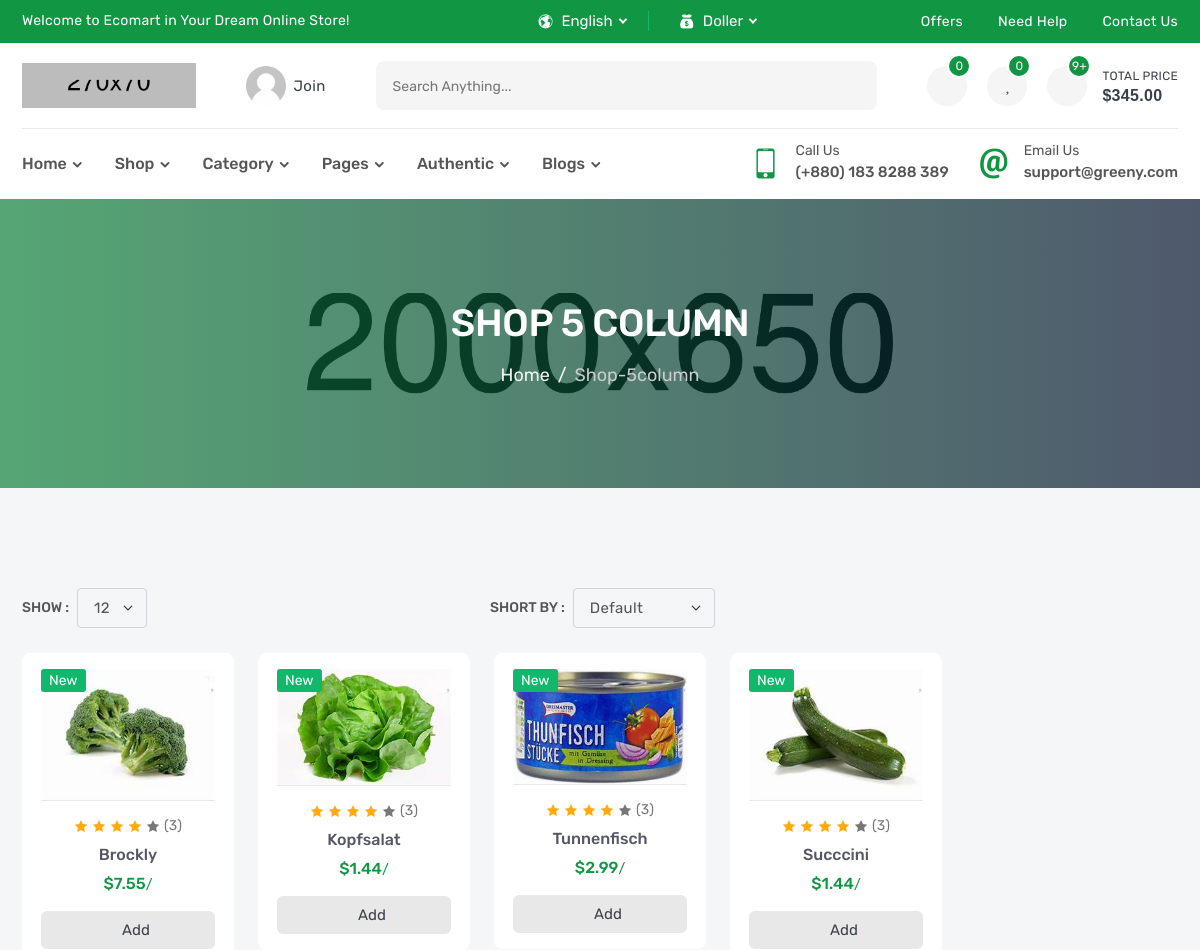
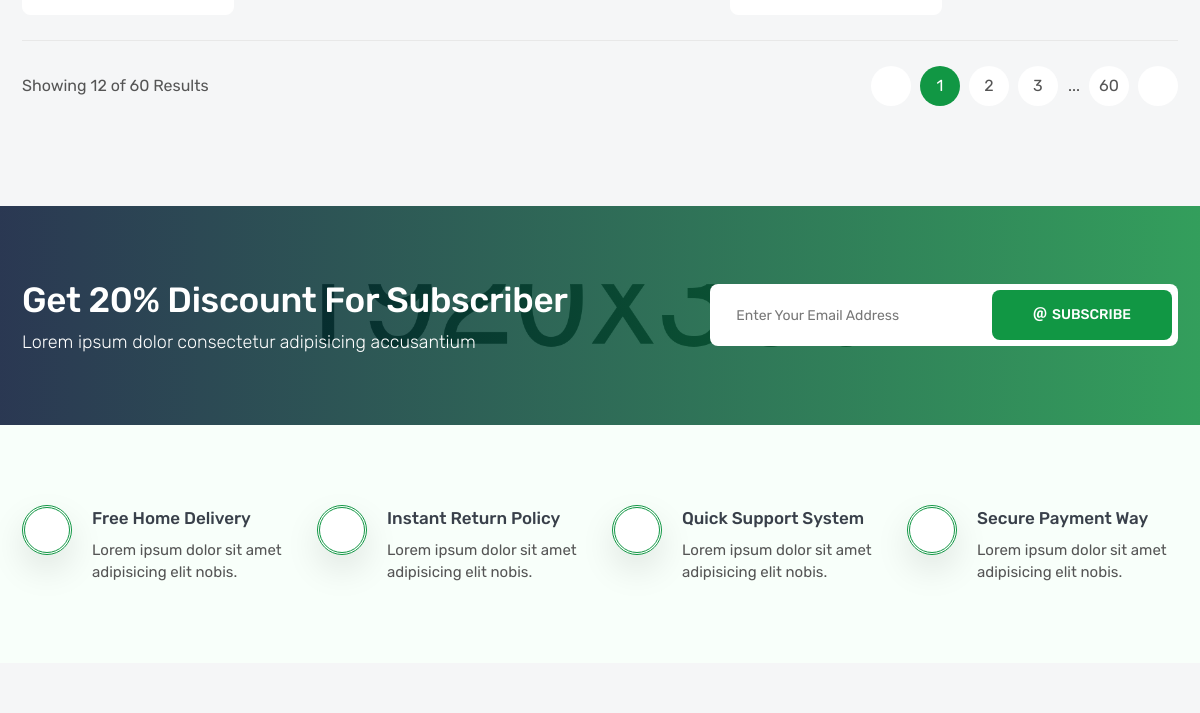
/products/ (upper part), run on an earlier commit of the app's database (2 pictures, top to bottom).
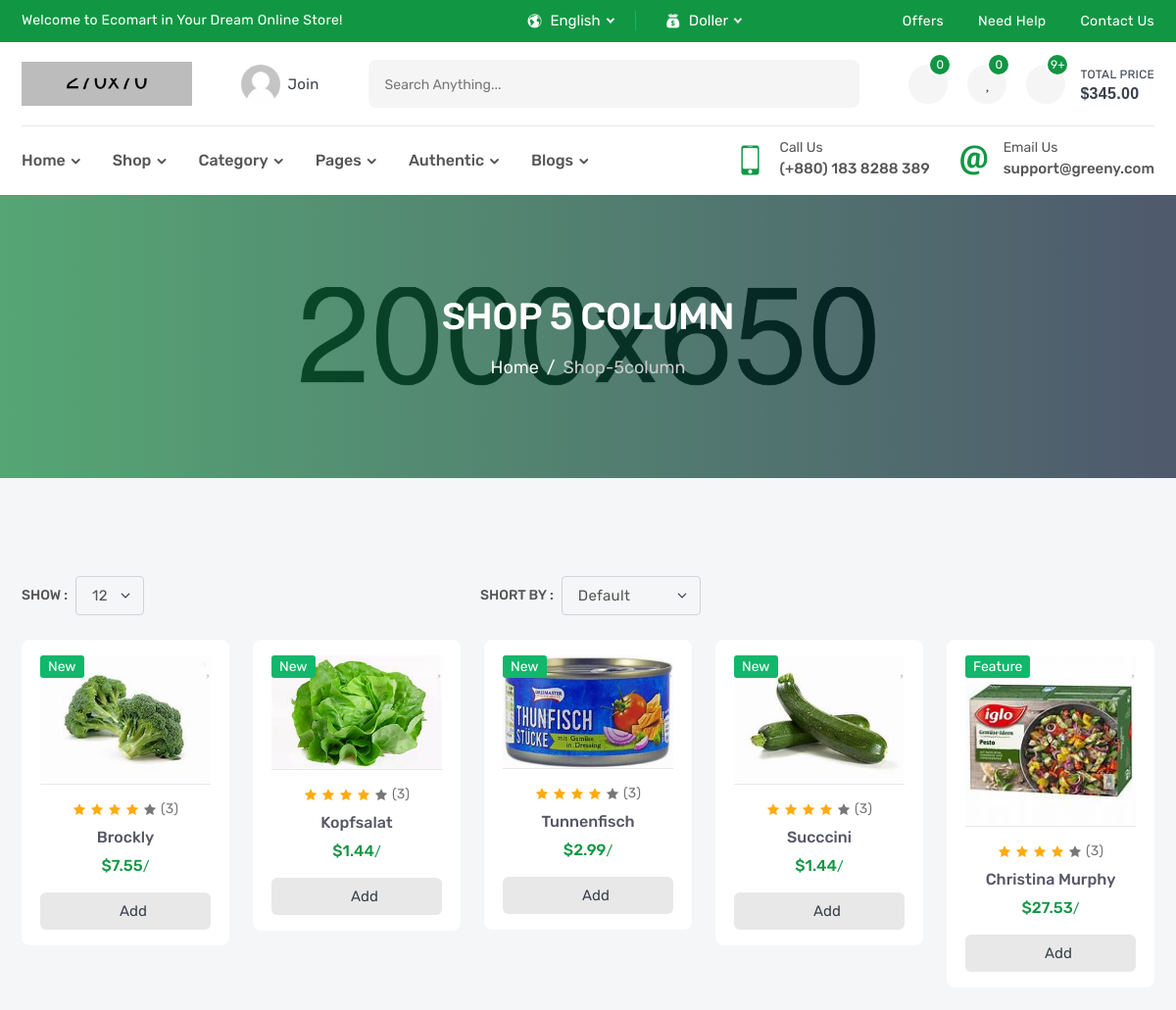
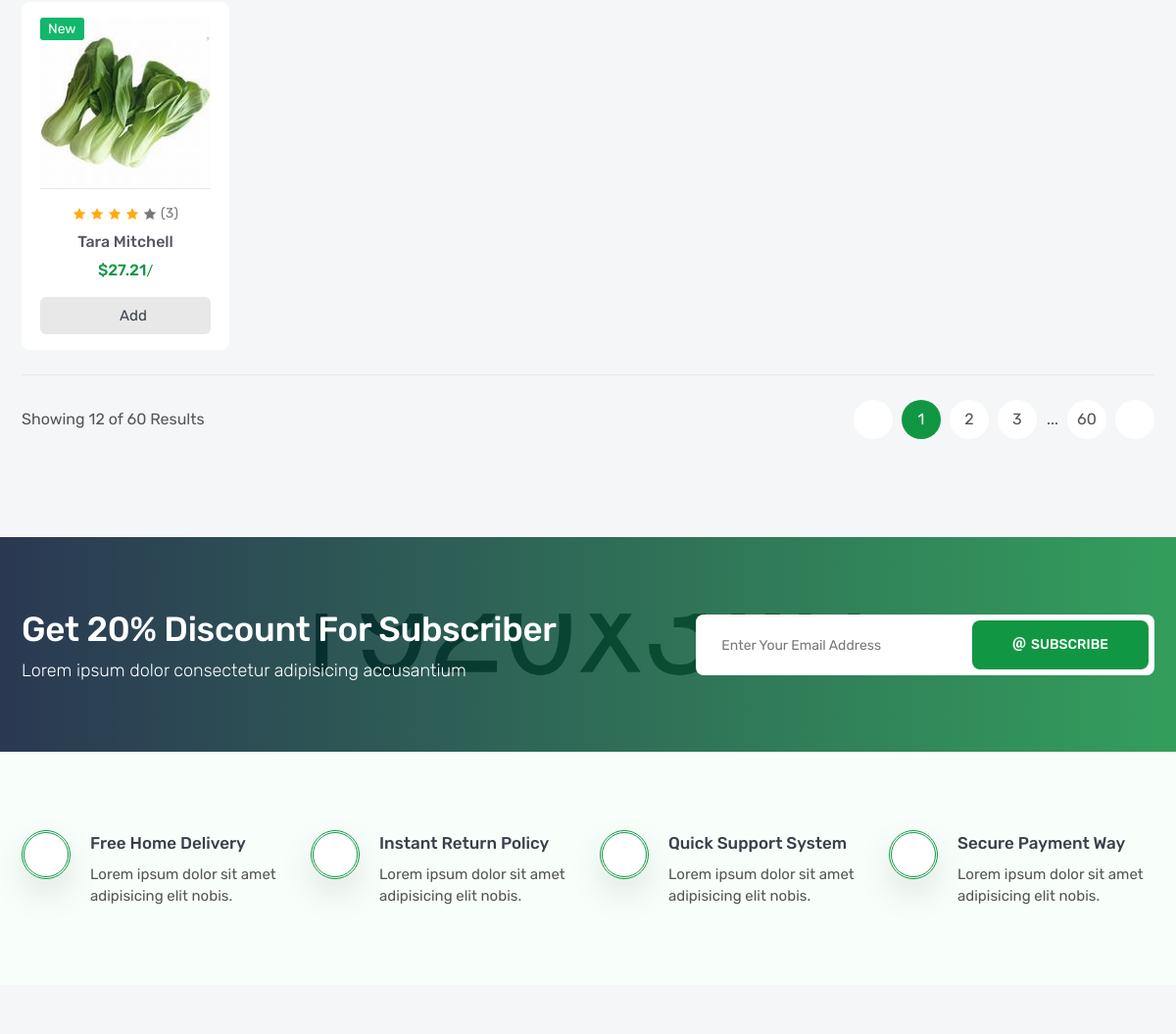
And on a later commit of the database (2 pictures, top to bottom).
### products/models.py (models this page shows, shortened)
class Product(models.Model):
    name = models.CharField(_('name'),max_length=100)
    description = models.TextField(_('decsription'),max_length=30000)
    sku = models.IntegerField(_('sku'))
    price = models.FloatField(_('price'))
    subtitle = models.TextField(_('subtitle'),max_length=600)
    image = models.ImageField(_('image'),upload_to='products')
    brand = models.ForeignKey('Brand',verbose_name=_('brand'),on_delete=models.CASCADE,related_name='product_brand')
    flag = models.CharField(_('Flag'),max_length=20,choices=FLAG_TYPE)
    tags = TaggableManager()
    slug = models.SlugField(null=True,blank=True)
    def __str__(self):
        return self.name

### products/views.py (the view)
# urls.py: path('',ProductList.as_view(),name = 'product_list'),
class ProductList(generic.ListView):
    model = Product

### products/templates/products/product_list.html (shortened to what this page needs)
{% extends 'base.html'  %}
{% block body %}
        <section class="inner-section single-banner" style="background: url(images/single-banner.jpg) no-repeat center;">
            <div class="container">
                <h2>Shop 5 Column</h2>
                <ol class="breadcrumb">
                    <li class="breadcrumb-item"><a href="index.html">Home</a></li>
                    <li class="breadcrumb-item active" aria-current="page">shop-5column</li>
                </ol>
            </div>
        </section>
        <section class="inner-section shop-part">
            <div class="container">
                <div class="row">
                    <div class="col-lg-12">
                        <div class="top-filter">
                            <div class="filter-show">
                                <label class="filter-label">Show :</label>
                                <select class="form-select filter-select">
                                    <option value="1">12</option>
                                </select>
                            </div>
                            <div class="filter-short">
                                <label class="filter-label">Short by :</label>
                                <select class="form-select filter-select">
                                    <option selected>default</option>
                                </select>
                            </div>
                            <div class="filter-action">
                                <a href="shop-3column.html" title="Three Column"><i class="fas fa-th"></i></a>
                                <a href="shop-2column.html" title="Two Column"><i class="fas fa-th-large"></i></a>
                                <a href="shop-1column.html" title="One Column"><i class="fas fa-th-list"></i></a>
                            </div>
                        </div>
                    </div>
                </div>
                <div class="row row-cols-2 row-cols-md-3 row-cols-lg-3 row-cols-xl-5">
                    {% for product in object_list %}
                    <div class="col">
                        <div class="product-card">
                            <div class="product-media">
                                <div class="product-label">
                                    <label class="label-text new">{{product.flag}}</label>
                                </div>
                                <button class="product-wish wish">
                                    <i class="fas fa-heart"></i>
                                </button>
                                <a class="product-image" href="{% url 'products:product_detail' product.slug %}">
                                    <img src="{{product.image.url}}" alt="product">
                                </a>
                            </div>
                            <div class="product-content">
                                <div class="product-rating">
                                    <i class="active icofont-star"></i>
                                    <i class="active icofont-star"></i>
                                    <i class="active icofont-star"></i>
                                    <i class="active icofont-star"></i>
                                    <i class="icofont-star"></i>
                                    <a href="product-video.html">(3)</a>
                                </div>
                                <h6 class="product-name">
                                    <a href="{% url 'products:product_detail' product.slug %}">{{product}}</a>
                                </h6>
                                <h6 class="product-price">
                                    <span>${{product.price}}<small>/</small></span>
                                </h6>
                                <button class="product-add" title="Add to Cart">
                                    <i class="fas fa-shopping-basket"></i>
                                    <span>add</span>
                                </button>
                            </div>
                        </div>
                    </div>
                    {% endfor %}
                </div>
                <div class="row">
                    <div class="col-lg-12">
                        <div class="bottom-paginate">
                            <p class="page-info">Showing 12 of 60 Results</p>
                            <ul class="pagination">
                                <li class="page-item">
                                    <a class="page-link" href="#">
                                        <i class="fas fa-long-arrow-alt-left"></i>
                                    </a>
                                </li>
                                <li class="page-item"><a class="page-link active" href="#">1</a></li>
                                <li class="page-item"><a class="page-link" href="#">2</a></li>
                                <li class="page-item"><a class="page-link" href="#">3</a></li>
                                <li class="page-item">...</li>
                                <li class="page-item"><a class="page-link" href="#">60</a></li>
                                <li class="page-item">
                                    <a class="page-link" href="#">
                                        <i class="fas fa-long-arrow-alt-right"></i>
                                    </a>
                                </li>
                            </ul>
                        </div>
                    </div>
                </div>
            </div>
        </section>
        {% endblock body %}

### templates/base.html (shortened to what this page needs)
{% load static %}
<!DOCTYPE html>
<html lang="en">
    <head>
        <link rel="stylesheet" href="{% static 'ltr/fonts/flaticon/flaticon.css' %}">
        <link rel="stylesheet" href="{% static 'ltr/fonts/icofont/icofont.min.css' %}">
        <link rel="stylesheet" href="{% static 'ltr/fonts/fontawesome/fontawesome.min.css' %}">
        <link rel="stylesheet" href="{% static 'ltr/vendor/venobox/venobox.min.css' %}">
        <link rel="stylesheet" href="{% static 'ltr/vendor/slickslider/slick.min.css' %}">
        <link rel="stylesheet" href="{% static 'ltr/vendor/niceselect/nice-select.min.css' %}">
        <link rel="stylesheet" href="{% static 'ltr/vendor/bootstrap/bootstrap.min.css' %}">
        <link rel="stylesheet" href="{% static 'ltr/css/main.css' %}">
        {% block css %}
            <link rel="stylesheet" href="{% static 'ltr/css/index.css' %}">
        {% endblock css %}
    </head>
    <body>
        <div class="header-top">
            <div class="container">
                <div class="row">
                    <div class="col-md-12 col-lg-5">
                        <div class="header-top-welcome">
                            <p>Welcome to Ecomart in Your Dream Online Store!</p>
                        </div>
                    </div>
                    <div class="col-md-5 col-lg-3">
                        <div class="header-top-select">
                            <div class="header-select">
                                <i class="icofont-world"></i>
                            </div>
                            <div class="header-select">
                                <i class="icofont-money"></i>
                            </div>
                        </div>
                    </div>
                    <div class="col-md-7 col-lg-4">
                        <ul class="header-top-list">
                            <li><a href="offer.html">offers</a></li>
                            <li><a href="faq.html">need help</a></li>
                            <li><a href="contact.html">contact us</a></li>
                        </ul>
                    </div>
                </div>
            </div>
        </div>
        <header class="header-part">
            <div class="container">
                <div class="header-content">
                    <a href="index.html" class="header-logo">
                        <img src="images/logo.png" alt="logo">
                    </a>
                    <a href="login.html" class="header-widget" title="My Account">
                        <img src="images/user.png" alt="user">
                        <span>join</span>
                    </a>
                    <form class="header-form">
                        <input type="text" placeholder="Search anything...">
                        <button><i class="fas fa-search"></i></button>
                    </form>
                    <div class="header-widget-group">
                        <a href="compare.html" class="header-widget" title="Compare List">
                            <i class="fas fa-random"></i>
                            <sup>0</sup>
                        </a>
                        <a href="wishlist.html" class="header-widget" title="Wishlist">
                            <i class="fas fa-heart"></i>
                            <sup>0</sup>
                        </a>
                        <button class="header-widget header-cart" title="Cartlist">
                            <i class="fas fa-shopping-basket"></i>
                            <sup>9+</sup>
                            <span>total price<small>$345.00</small></span>
                        </button>
                    </div>
                </div>
            </div>
        </header>
        <nav class="navbar-part">
            <div class="container">
                <div class="row">
                    <div class="col-lg-12">
                        <div class="navbar-content">
                            <ul class="navbar-list">
                                <li class="navbar-item dropdown">
                                    <a class="navbar-link dropdown-arrow" href="#">home</a>
                                </li>
                                <li class="navbar-item dropdown-megamenu">
                                    <a class="navbar-link dropdown-arrow" href="#">shop</a>
                                </li>
                                <li class="navbar-item dropdown-megamenu">
                                    <a class="navbar-link dropdown-arrow" href="#">category</a>
                                </li>
                                <li class="navbar-item dropdown">
                                    <a class="navbar-link dropdown-arrow" href="#">pages</a>
                                </li>
                                <li class="navbar-item dropdown">
                                    <a class="navbar-link dropdown-arrow" href="#">authentic</a>
                                </li>
                                <li class="navbar-item dropdown">
                                    <a class="navbar-link dropdown-arrow" href="#">blogs</a>
                                </li>
                            </ul>
                            <div class="navbar-info-group">
                                <div class="navbar-info">
                                    <i class="icofont-ui-touch-phone"></i>
                                    <p>
                                        <small>call us</small>
                                        <span>(+880) 183 8288 389</span>
                                    </p>
                                </div>
                                <div class="navbar-info">
                                    <i class="icofont-ui-email"></i>
                                    <p>
                                        <small>email us</small>
                                        <span>support@greeny.com</span>
                                    </p>
                                </div>
                            </div>
                        </div>
                    </div>
                </div>
            </div>
        </nav>
        {% block body %}
        {% endblock body %}
        <section class="news-part" style="background: url(images/newsletter.jpg) no-repeat center;">
            <div class="container">
                <div class="row align-items-center">
                    <div class="col-md-5 col-lg-6 col-xl-7">
                        <div class="news-text">
                            <h2>Get 20% Discount for Subscriber</h2>
                            <p>Lorem ipsum dolor consectetur adipisicing accusantium</p>
                        </div>
                    </div>
                    <div class="col-md-7 col-lg-6 col-xl-5">
                        <form class="news-form">
                            <input type="text" placeholder="Enter Your Email Address">
                            <button><span><i class="icofont-ui-email"></i>Subscribe</span></button>
                        </form>
                    </div>
                </div>
            </div>
        </section>
        <section class="intro-part">
            <div class="container">
                <div class="row intro-content">
                    <div class="col-sm-6 col-lg-3">
                        <div class="intro-wrap">
                            <div class="intro-icon">
                                <i class="fas fa-truck"></i>
                            </div>
                            <div class="intro-content">
                                <h5>free home delivery</h5>
                                <p>Lorem ipsum dolor sit amet adipisicing elit nobis.</p>
                            </div>
                        </div>
                    </div>
                    <div class="col-sm-6 col-lg-3">
                        <div class="intro-wrap">
                            <div class="intro-icon">
                                <i class="fas fa-sync-alt"></i>
                            </div>
                            <div class="intro-content">
                                <h5>instant return policy</h5>
                                <p>Lorem ipsum dolor sit amet adipisicing elit nobis.</p>
                            </div>
                        </div>
                    </div>
                    <div class="col-sm-6 col-lg-3">
                        <div class="intro-wrap">
                            <div class="intro-icon">
                                <i class="fas fa-headset"></i>
                            </div>
                            <div class="intro-content">
                                <h5>quick support system</h5>
                                <p>Lorem ipsum dolor sit amet adipisicing elit nobis.</p>
                            </div>
                        </div>
                    </div>
                    <div class="col-sm-6 col-lg-3">
                        <div class="intro-wrap">
                            <div class="intro-icon">
                                <i class="fas fa-lock"></i>
                            </div>
                            <div class="intro-content">
                                <h5>secure payment way</h5>
                                <p>Lorem ipsum dolor sit amet adipisicing elit nobis.</p>
                            </div>
                        </div>
                    </div>
                </div>
            </div>
        </section>
        <footer class="footer-part">
        </footer>
    </body>
</html>

What changed in the data, as far as the page shows it:
added Product: flag "Feature", image (picture), name "Christina Murphy", price "27.53"
added Product: flag "New", image (picture), name "Tara Mitchell", price "27.21"
